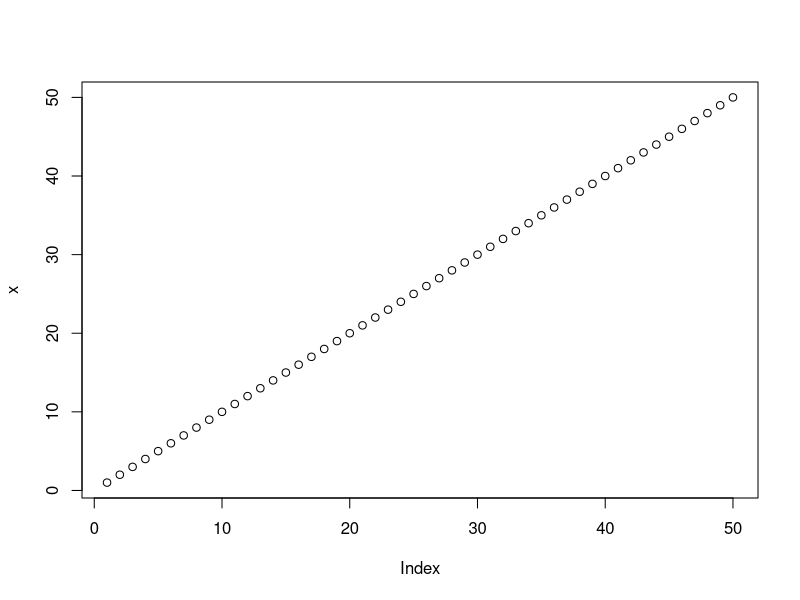
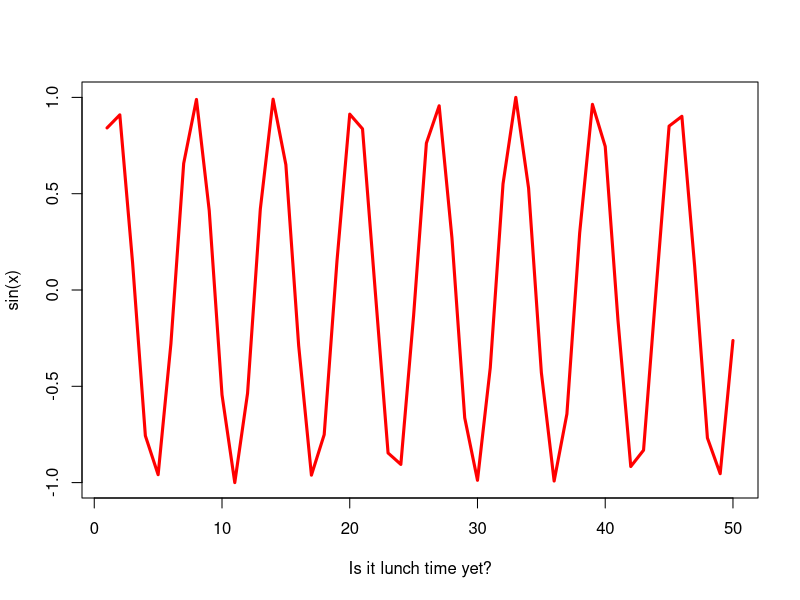

Write the R code that produced these figures, in order.
## ---- chunk 1
x <- 1:50
plot(x)
plot(x, sin(x), typ='l', col = 'red', lwd = 3, 
     xlab="Is it lunch time yet?")
